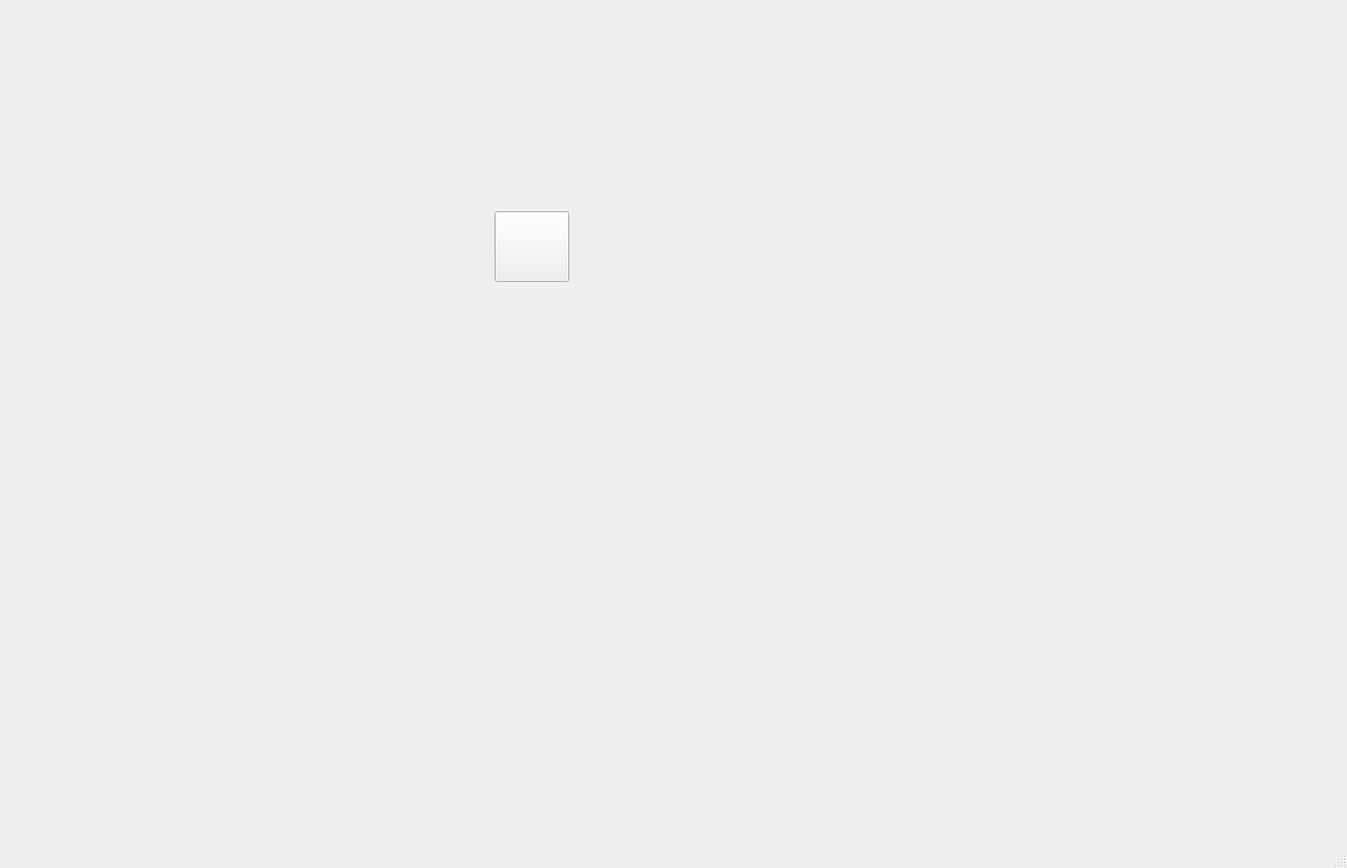
<?xml version="1.0" encoding="UTF-8"?>
<ui version="4.0">
 <class>MainWindow</class>
 <widget class="QMainWindow" name="MainWindow">
  <property name="geometry">
   <rect>
    <x>0</x>
    <y>0</y>
    <width>1351</width>
    <height>871</height>
   </rect>
  </property>
  <property name="windowTitle">
   <string>MainWindow</string>
  </property>
  <widget class="QWidget" name="centralwidget">
   <widget class="QLabel" name="ALARM">
    <property name="geometry">
     <rect>
      <x>0</x>
      <y>0</y>
      <width>1351</width>
      <height>831</height>
     </rect>
    </property>
    <property name="text">
     <string/>
    </property>
    <property name="pixmap">
     <pixmap>../ICON/Console.jpg</pixmap>
    </property>
    <property name="scaledContents">
     <bool>true</bool>
    </property>
   </widget>
   <widget class="QPushButton" name="ACKNOWLEDGE">
    <property name="geometry">
     <rect>
      <x>837</x>
      <y>686</y>
      <width>60</width>
      <height>60</height>
     </rect>
    </property>
    <property name="text">
     <string/>
    </property>
    <property name="flat">
     <bool>true</bool>
    </property>
   </widget>
   <widget class="QPushButton" name="BRAKE">
    <property name="geometry">
     <rect>
      <x>1021</x>
      <y>686</y>
      <width>60</width>
      <height>60</height>
     </rect>
    </property>
    <property name="text">
     <string/>
    </property>
    <property name="flat">
     <bool>true</bool>
    </property>
   </widget>
   <widget class="QPushButton" name="OPEN_BARIER">
    <property name="geometry">
     <rect>
      <x>1116</x>
      <y>686</y>
      <width>60</width>
      <height>60</height>
     </rect>
    </property>
    <property name="text">
     <string/>
    </property>
    <property name="flat">
     <bool>true</bool>
    </property>
   </widget>
   <widget class="QPushButton" name="CLOSE_BARRIER">
    <property name="geometry">
     <rect>
      <x>1211</x>
      <y>686</y>
      <width>60</width>
      <height>60</height>
     </rect>
    </property>
    <property name="text">
     <string/>
    </property>
    <property name="flat">
     <bool>true</bool>
    </property>
   </widget>
   <widget class="QLabel" name="BUZZER">
    <property name="geometry">
     <rect>
      <x>423</x>
      <y>633</y>
      <width>41</width>
      <height>41</height>
     </rect>
    </property>
    <property name="text">
     <string/>
    </property>
    <property name="pixmap">
     <pixmap>../ICON/led-off.png</pixmap>
    </property>
    <property name="scaledContents">
     <bool>true</bool>
    </property>
   </widget>
   <widget class="QLabel" name="COMMUNICATION">
    <property name="geometry">
     <rect>
      <x>844</x>
      <y>287</y>
      <width>21</width>
      <height>21</height>
     </rect>
    </property>
    <property name="text">
     <string/>
    </property>
    <property name="pixmap">
     <pixmap>../ICON/led-off.png</pixmap>
    </property>
    <property name="scaledContents">
     <bool>true</bool>
    </property>
   </widget>
   <widget class="QLabel" name="BARIER_DOWN">
    <property name="geometry">
     <rect>
      <x>844</x>
      <y>227</y>
      <width>21</width>
      <height>21</height>
     </rect>
    </property>
    <property name="text">
     <string/>
    </property>
    <property name="pixmap">
     <pixmap>../ICON/led-off.png</pixmap>
    </property>
    <property name="scaledContents">
     <bool>true</bool>
    </property>
   </widget>
   <widget class="QLabel" name="BARIER_UP">
    <property name="geometry">
     <rect>
      <x>844</x>
      <y>197</y>
      <width>21</width>
      <height>21</height>
     </rect>
    </property>
    <property name="text">
     <string/>
    </property>
    <property name="pixmap">
     <pixmap>../ICON/led-off.png</pixmap>
    </property>
    <property name="scaledContents">
     <bool>true</bool>
    </property>
   </widget>
   <widget class="QLabel" name="POWER">
    <property name="geometry">
     <rect>
      <x>1028</x>
      <y>197</y>
      <width>21</width>
      <height>21</height>
     </rect>
    </property>
    <property name="text">
     <string/>
    </property>
    <property name="pixmap">
     <pixmap>../ICON/led-off.png</pixmap>
    </property>
    <property name="scaledContents">
     <bool>true</bool>
    </property>
   </widget>
   <widget class="QLabel" name="DIRECTION_A">
    <property name="geometry">
     <rect>
      <x>196</x>
      <y>456</y>
      <width>63</width>
      <height>73</height>
     </rect>
    </property>
    <property name="text">
     <string/>
    </property>
    <property name="pixmap">
     <pixmap>../ICON/direction-a-off.png</pixmap>
    </property>
    <property name="scaledContents">
     <bool>true</bool>
    </property>
   </widget>
   <widget class="QLabel" name="DIRECTION_B">
    <property name="geometry">
     <rect>
      <x>1090</x>
      <y>456</y>
      <width>64</width>
      <height>73</height>
     </rect>
    </property>
    <property name="text">
     <string/>
    </property>
    <property name="pixmap">
     <pixmap>../ICON/direction-b-off.png</pixmap>
    </property>
    <property name="scaledContents">
     <bool>true</bool>
    </property>
   </widget>
   <widget class="QPushButton" name="BUZZER_STOP">
    <property name="geometry">
     <rect>
      <x>420</x>
      <y>690</y>
      <width>51</width>
      <height>51</height>
     </rect>
    </property>
    <property name="text">
     <string/>
    </property>
    <property name="flat">
     <bool>true</bool>
    </property>
   </widget>
   <widget class="QPushButton" name="alarm_2">
    <property name="geometry">
     <rect>
      <x>496</x>
      <y>212</y>
      <width>75</width>
      <height>71</height>
     </rect>
    </property>
    <property name="text">
     <string/>
    </property>
    <property name="icon">
     <iconset>
      <normaloff>../ICON/toogle-on.png</normaloff>../ICON/toogle-on.png</iconset>
    </property>
    <property name="iconSize">
     <size>
      <width>70</width>
      <height>70</height>
     </size>
    </property>
   </widget>
   <widget class="QPushButton" name="AUTOMATIC">
    <property name="geometry">
     <rect>
      <x>82</x>
      <y>621</y>
      <width>101</width>
      <height>31</height>
     </rect>
    </property>
    <property name="text">
     <string/>
    </property>
    <property name="flat">
     <bool>true</bool>
    </property>
   </widget>
   <widget class="QPushButton" name="SEMI_AUTOMATIC">
    <property name="geometry">
     <rect>
      <x>192</x>
      <y>683</y>
      <width>101</width>
      <height>31</height>
     </rect>
    </property>
    <property name="text">
     <string/>
    </property>
    <property name="flat">
     <bool>true</bool>
    </property>
   </widget>
   <widget class="QPushButton" name="MANUAL">
    <property name="geometry">
     <rect>
      <x>82</x>
      <y>742</y>
      <width>101</width>
      <height>31</height>
     </rect>
    </property>
    <property name="text">
     <string/>
    </property>
    <property name="flat">
     <bool>true</bool>
    </property>
   </widget>
   <widget class="QLabel" name="SELECTOR_SWITCH">
    <property name="geometry">
     <rect>
      <x>92</x>
      <y>655</y>
      <width>85</width>
      <height>85</height>
     </rect>
    </property>
    <property name="text">
     <string/>
    </property>
    <property name="pixmap">
     <pixmap>../ICON/selector-switch-AUTOMATIC.png</pixmap>
    </property>
    <property name="scaledContents">
     <bool>true</bool>
    </property>
   </widget>
  </widget>
  <widget class="QMenuBar" name="menubar">
   <property name="geometry">
    <rect>
     <x>0</x>
     <y>0</y>
     <width>1351</width>
     <height>21</height>
    </rect>
   </property>
  </widget>
  <widget class="QStatusBar" name="statusbar"/>
 </widget>
 <resources/>
 <connections/>
</ui>
